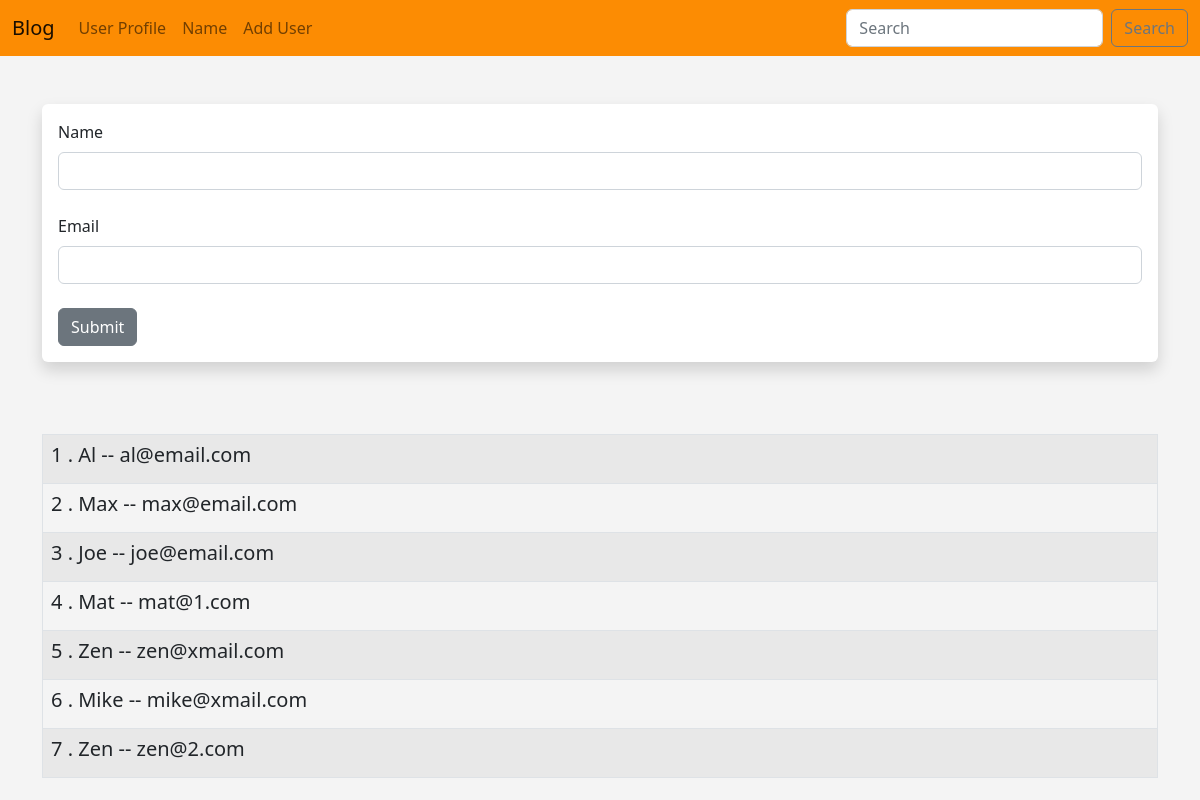
Screenshot of /user/add with the database file from the repository.
### app.py (models this page shows, shortened)
class Users(db.Model):
    __tablename__ = 'users'
    id = db.Column(db.Integer, primary_key = True)
    name = db.Column(db.String(100), nullable = False)
    email = db.Column(db.String(120), nullable = False, unique = True)
    date_added = db.Column(db.DateTime, default = datetime.utcnow)

### app.py (the view, shortened to what this page needs)
@app.route('/user/add', methods = ['GET', 'POST'])
def add_user():
    user_name = None
    email = None
    user_form = UserForm()
    all_users = Users.query.order_by(Users.date_added)
    return render_template('add_user.html',
        name = user_name,
        form = user_form,
        users = all_users)

### app.py
class UserForm(FlaskForm):
    name = StringField('Name', validators = [DataRequired(message = 'This field requires a value')])
    email = EmailField('Email', validators = [DataRequired(message = 'This field requires a value'),
                                Email(message = 'Please input a vaild email address!')])
    submit = SubmitField('Submit')

### templates/add_user.html (shortened to what this page needs)
{% extends 'base.html' %}
{% block content %}
    <br/>
    {% if name %}
        <h1>Hello {{ name }}</h1>
        <table class="table table-hover table-bordered table-striped ">
            {% for user in users %}
                <tr>
                    <td>
                        <h5>{{ user.id }} . {{ user.name }} -- {{ user.email }}</h5>
                    </td>
                </tr>
            {% endfor %}
        </table>
    {% else %}
        <div class="shadow p-3 mb-5 bg-body rounded">
            <form method="POST">
                {{ form.name.label(class="form-label") }}
                {{ form.name(class="form-control") }}
                <br/>
                {{ form.email.label(class="form-label") }}
                {{ form.email(class="form-control") }}
                <br/>
                {{ form.submit(class="btn btn-secondary") }}
            </form>
        </div>
        <br/>
        <table class="table table-hover table-bordered table-striped ">
            {% for user in users %}
                <tr>
                    <td>
                        <h5>{{ user.id }} . {{ user.name }} -- {{ user.email }}</h5>
                    </td>
                </tr>
            {% endfor %}
        </table>
    {% endif %}
{% endblock %}

### templates/base.html (shortened to what this page needs)
<!doctype html>
<html>
  <head>
    <link rel="stylesheet" href="https://cdn.jsdelivr.net/npm/bootstrap@5.2.2/dist/css/bootstrap.min.css">
    <link rel="stylesheet" href="{{ url_for('static', filename = 'css/style.css')}}">
  </head>
  <body>
        {% include 'navbar.html' %}
        <br/>
        <div class="container">
            {% block content %}
            {% endblock %}
        </div>
  </body>
</html>

### templates/navbar.html (shortened to what this page needs)
<nav class="navbar navbar-expand-lg" style="background-color: #fc8c03;">
    <div class="container-fluid">
      <a class="navbar-brand" href="{{ url_for('index') }} ">Blog</a>
      <div class="collapse navbar-collapse" id="navbarSupportedContent">
        <ul class="navbar-nav me-auto mb-2 mb-lg-0">
          <li class="nav-item">
            <a class="nav-link" href="{{ url_for('user', name = 'Max') }}">User Profile</a>
          </li>
          <li class="nav-item">
            <a class="nav-link" href="{{ url_for('name') }}">Name</a>
          </li>
          <li class="nav-item">
            <a class="nav-link" href="{{ url_for('add_user') }}">Add User</a>
          </li>
        </ul>
        <form class="d-flex" role="search">
          <input class="form-control me-2" type="search" placeholder="Search" aria-label="Search">
          <button class="btn btn-outline-secondary" type="submit">Search</button>
        </form>
      </div>
    </div>
  </nav>

### static/css/style.css (style rules this page uses)
body { background: #f4f4f4; }

### rows the page displays
Users: id "1", name "Al", email "al@email.com"
Users: id "2", name "Max", email "max@email.com"
Users: id "3", name "Joe", email "joe@email.com"
Users: id "4", name "Mat", email "mat@1.com"
Users: id "5", name "Zen", email "zen@xmail.com"
Users: id "6", name "Mike", email "mike@xmail.com"
Users: id "7", name "Zen", email "zen@2.com"
